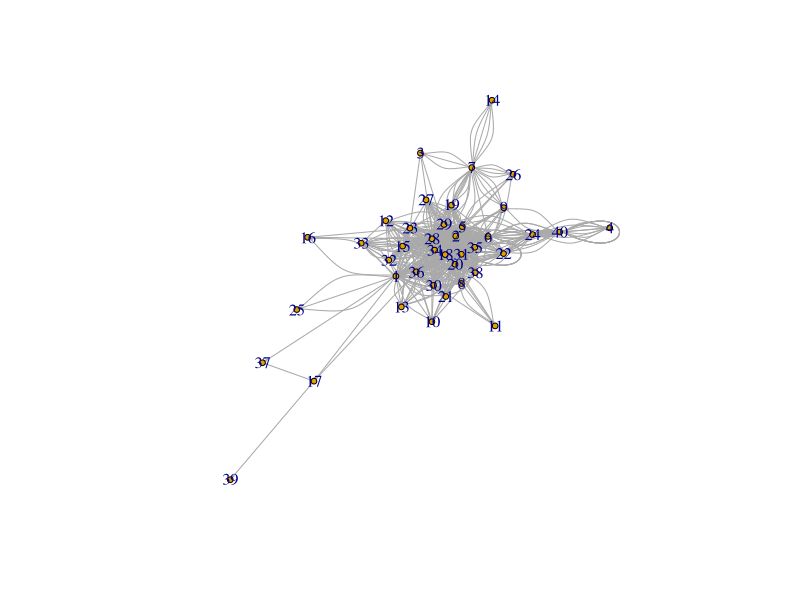
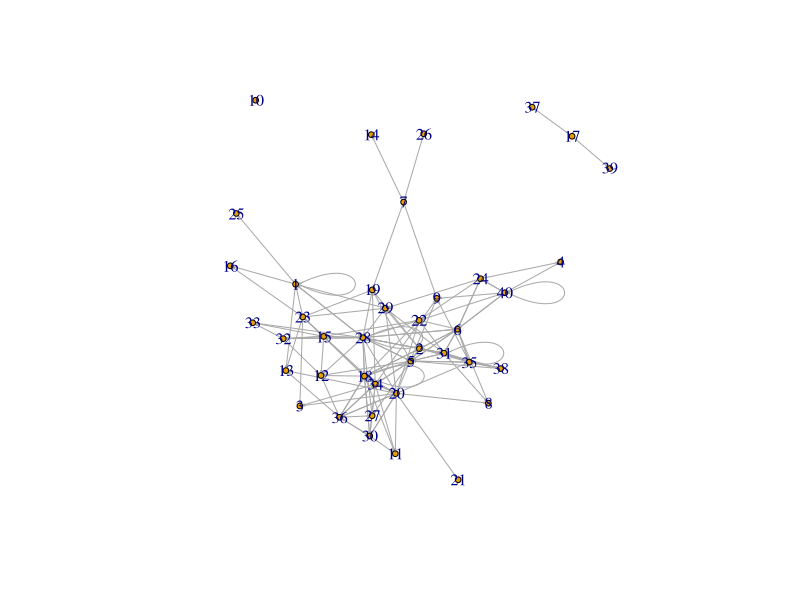
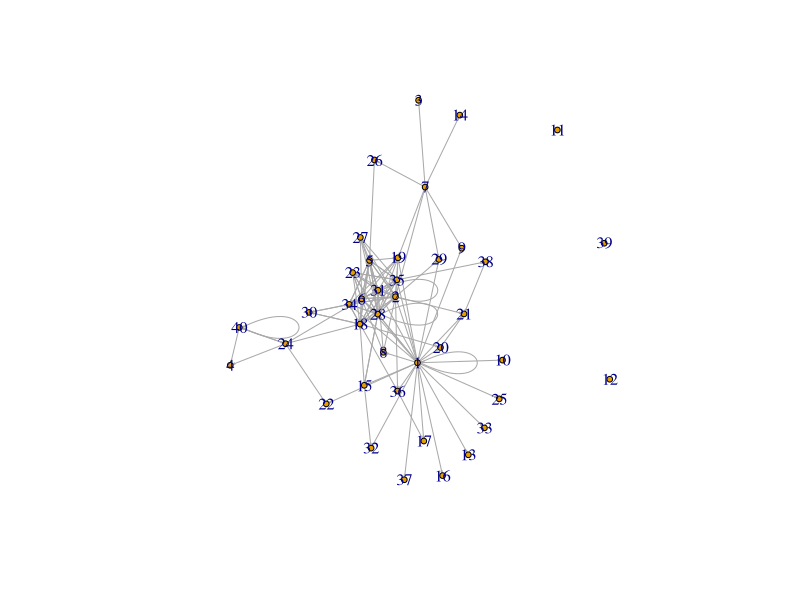
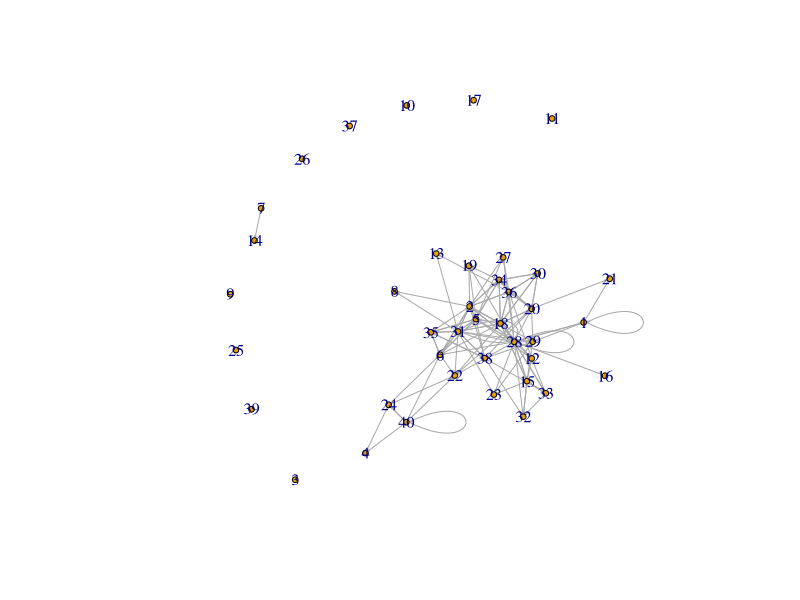
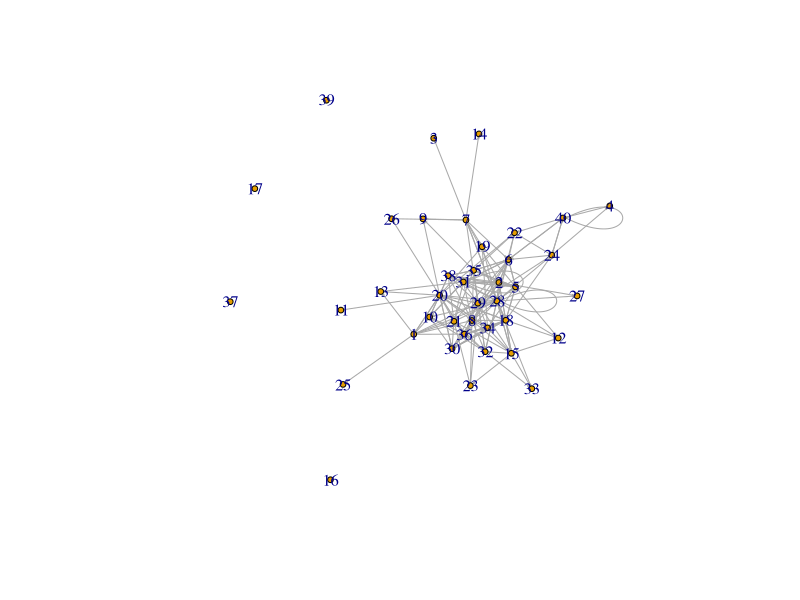
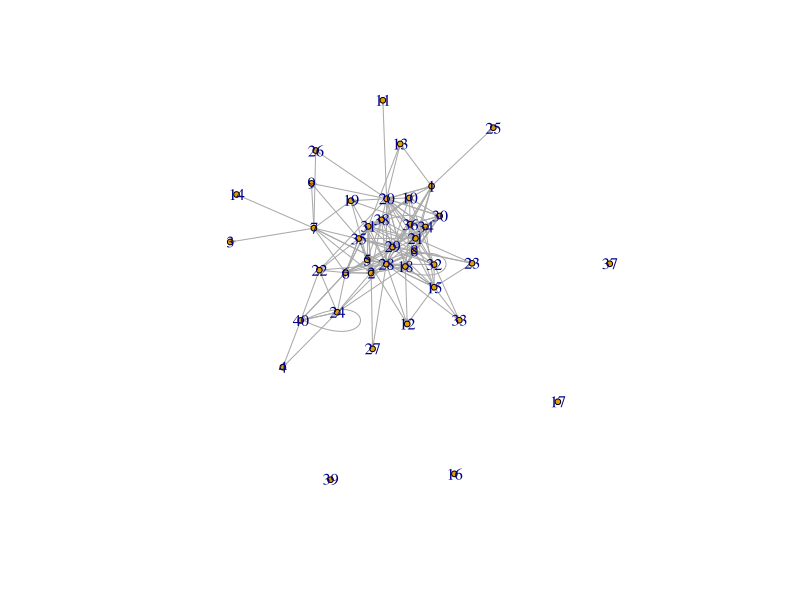

Reproduce these figures in R, in order.
## ---- chunk 1
knitr::opts_chunk$set(echo = TRUE)
library(plyr)
library(readxl)
library(tidyverse)
library(network)
library(igraph)
## ---- chunk 2
#Preparing the data
network_data <- read_excel("hw10.xlsx")
# nodelist
nodelist0 <- read_excel("hw10.xlsx")[-1,]
  
colnames(nodelist0) <- c("ID",1:40, "personality")

#nodelist <- nodelist0 %>%
#  select(ID,personality) %>%
# drop_na()

# create a dataset for nodelist 
nodelist <- read_excel("for_nodelist.xlsx")

# edgelist
# out-tie is the participant
# in-ties are the people the respondent are answering questions about
# tie-type: 1) I have texted in the last 7 days, 2) I have met during my time in MBDS, 3) Is my friend,
# 4) I asked for advice/help, 5) Asks me for help/advice
 
edge <- nodelist0 %>%
  pivot_longer(col = -c(ID, personality), names_to = "in-tie", values_to = "value")  

rename(edge, c("out-tie" = "ID")) -> edge

edgelist <- separate_rows(edge, value, sep = ",")

edgelist <- edgelist %>%
  select(!personality)  

edgelist <- rename(edgelist, setNames("value","tie_type"))
 
edgelist <- edgelist %>%
  drop_na()

newnetwork <- graph_from_data_frame(d = edgelist, vertices = nodelist, directed = TRUE)
plot(newnetwork, edge.arrow.size = 0.1, vertex.size = 3)
## ---- chunk 3
#for tie-type1
#network
edgelist1 = subset(edgelist, tie_type == 1)
newnetwork1 <- graph_from_data_frame(d = edgelist1, vertices = nodelist, directed = TRUE)
plot(newnetwork1, edge.arrow.size = 0.1, vertex.size = 3)
#Degree Centrality 
degree(newnetwork1, mode="in")
centr_degree(newnetwork1, mode="in", normalized=T)
degree(newnetwork1, mode="out")
centr_degree(newnetwork1, mode="out", normalized=T)
degree(newnetwork1, mode="all")
centr_degree(newnetwork1, mode="all", normalized=T)
#Closeness Centrality
closeness(newnetwork1, mode="all", weights=NA)
#Eigenvector Centrality
eigen_centrality(newnetwork1, directed=T, weights=NA)
#Betweenness Centrality
betweenness(newnetwork1, directed=T, weights=NA)
#Similarity
net1 <- graph_from_data_frame(d = edgelist1,vertices = nodelist,directed = TRUE)
#Remove missing values from nodelist 
net1.0 = subgraph(net1, v = nodelist$ID[!is.na(nodelist$personality)])
assortativity_degree(net1.0, directed=T)
assortativity(net1.0, V(net1.0)$personality, directed=T)
## ---- chunk 4
#for tie-type2
#network
edgelist2 = subset(edgelist, tie_type == 2)
newnetwork2 <- graph_from_data_frame(d = edgelist2, vertices = nodelist, directed = TRUE)
plot(newnetwork2, edge.arrow.size = 0.1, vertex.size = 3)
#Degree Centrality 
degree(newnetwork2, mode="in")
centr_degree(newnetwork2, mode="in", normalized=T)
degree(newnetwork2, mode="out")
centr_degree(newnetwork2, mode="out", normalized=T)
degree(newnetwork2, mode="all")
centr_degree(newnetwork2, mode="all", normalized=T)
#Closeness Centrality
closeness(newnetwork2, mode="all", weights=NA)
#Eigenvector Centrality
eigen_centrality(newnetwork2, directed=T, weights=NA)
#Betweenness Centrality
betweenness(newnetwork2, directed=T, weights=NA)
#Similarity 
net2 <- graph_from_data_frame(d = edgelist2,vertices = nodelist,directed = TRUE)
#Remove missing values from nodelist 
net2.0 = subgraph(net2, v = nodelist$ID[!is.na(nodelist$personality)])
assortativity_degree(net2.0, directed=T)
assortativity(net2.0, V(net2.0)$personality, directed=T)
## ---- chunk 5
#for tie-type3
#network
edgelist3 = subset(edgelist, tie_type == 3)
newnetwork3 <- graph_from_data_frame(d = edgelist3, vertices = nodelist, directed = TRUE)
plot(newnetwork3, edge.arrow.size = 0.1, vertex.size = 3)
#Degree Centrality 
degree(newnetwork3, mode="in")
centr_degree(newnetwork3, mode="in", normalized=T)
degree(newnetwork3, mode="out")
centr_degree(newnetwork3, mode="out", normalized=T)
degree(newnetwork3, mode="all")
centr_degree(newnetwork3, mode="all", normalized=T)
#Closeness Centrality
closeness(newnetwork3, mode="all", weights=NA)
#Eigenvector Centrality
eigen_centrality(newnetwork3, directed=T, weights=NA)
#Betweenness Centrality
betweenness(newnetwork3, directed=T, weights=NA)
#Similarity 
net3 <- graph_from_data_frame(d = edgelist3,vertices = nodelist,directed = TRUE)
#Remove missing values from nodelist 
net3.0 = subgraph(net3, v = nodelist$ID[!is.na(nodelist$personality)])
assortativity_degree(net3.0, directed=T)
assortativity(net3.0, V(net3.0)$personality, directed=T)
## ---- chunk 6
#for tie-type4
#network
edgelist4 = subset(edgelist, tie_type == 4)
newnetwork4 <- graph_from_data_frame(d = edgelist4, vertices = nodelist, directed = TRUE)
plot(newnetwork4, edge.arrow.size = 0.1, vertex.size = 3)
#Degree Centrality 
degree(newnetwork4, mode="in")
centr_degree(newnetwork4, mode="in", normalized=T)
degree(newnetwork4, mode="out")
centr_degree(newnetwork4, mode="out", normalized=T)
degree(newnetwork4, mode="all")
centr_degree(newnetwork4, mode="all", normalized=T)
#Closeness Centrality
closeness(newnetwork4, mode="all", weights=NA)
#Eigenvector Centrality
eigen_centrality(newnetwork4, directed=T, weights=NA)
#Betweenness Centrality
betweenness(newnetwork4, directed=T, weights=NA)
#Similarity 
net4 <- graph_from_data_frame(d = edgelist4,vertices = nodelist,directed = TRUE)
#Remove missing values from nodelist 
net4.0 = subgraph(net4, v = nodelist$ID[!is.na(nodelist$personality)])
assortativity_degree(net4.0, directed=T)
assortativity(net4.0, V(net4.0)$personality, directed=T)
## ---- chunk 7
#for tie-type5
#network
edgelist5 = subset(edgelist, tie_type == 5)
newnetwork5 <- graph_from_data_frame(d = edgelist5, vertices = nodelist, directed = TRUE)
plot(newnetwork4, edge.arrow.size = 0.1, vertex.size = 3)
#Degree Centrality 
degree(newnetwork5, mode="in")
centr_degree(newnetwork5, mode="in", normalized=T)
degree(newnetwork5, mode="out")
centr_degree(newnetwork5, mode="out", normalized=T)
degree(newnetwork5, mode="all")
centr_degree(newnetwork5, mode="all", normalized=T)
#Closeness Centrality
closeness(newnetwork5, mode="all", weights=NA)
#Eigenvector Centrality
eigen_centrality(newnetwork5, directed=T, weights=NA)
#Betweenness Centrality
betweenness(newnetwork5, directed=T, weights=NA)
#Similarity 
net5 <- graph_from_data_frame(d = edgelist5,vertices = nodelist,directed = TRUE)
#Remove missing values from nodelist 
net5.0 = subgraph(net5, v = nodelist$ID[!is.na(nodelist$personality)])
assortativity_degree(net5.0, directed=T)
assortativity(net5.0, V(net5.0)$personality, directed=T)
## ---- chunk 8
nodelist$introvert = nodelist$personality == 1

net1.1 <- graph_from_data_frame(d = edgelist1, vertices = nodelist, directed = TRUE)
net2.1 <- graph_from_data_frame(d = edgelist2, vertices = nodelist, directed = TRUE)
net3.1 <- graph_from_data_frame(d = edgelist3, vertices = nodelist, directed = TRUE)
net4.1 <- graph_from_data_frame(d = edgelist4, vertices = nodelist, directed = TRUE)
net5.1 <- graph_from_data_frame(d = edgelist5, vertices = nodelist, directed = TRUE)

net1.2 = subgraph(net1.1, v = nodelist$ID[!is.na(nodelist$introvert)])
net2.2 = subgraph(net2.1, v = nodelist$ID[!is.na(nodelist$introvert)])
net3.2 = subgraph(net3.1, v = nodelist$ID[!is.na(nodelist$introvert)])
net4.2 = subgraph(net4.1, v = nodelist$ID[!is.na(nodelist$introvert)])
net5.2 = subgraph(net5.1, v = nodelist$ID[!is.na(nodelist$introvert)])
assortativity(net1.2, V(net1.2)$introvert, directed=T) 
assortativity(net2.2, V(net2.2)$introvert, directed=T) 
assortativity(net3.2, V(net3.2)$introvert, directed=T) 
assortativity(net4.2, V(net4.2)$introvert, directed=T) 
assortativity(net5.2, V(net5.2)$introvert, directed=T) 
## ---- chunk 9
# using regression model
# DV is betweenness centrality, IV is whether introverts or extraverts
newnetwork <- graph_from_data_frame(d = edgelist, vertices = nodelist, directed = TRUE)
modeldata <- nodelist %>% 
  mutate(centrality = betweenness(newnetwork, directed=T, weights=NA))
dplyr::filter(modeldata, personality %in% c("1","3")) -> modeldata
model1 <- lm(`centrality` ~ personality, data = modeldata)
summary(model1)
